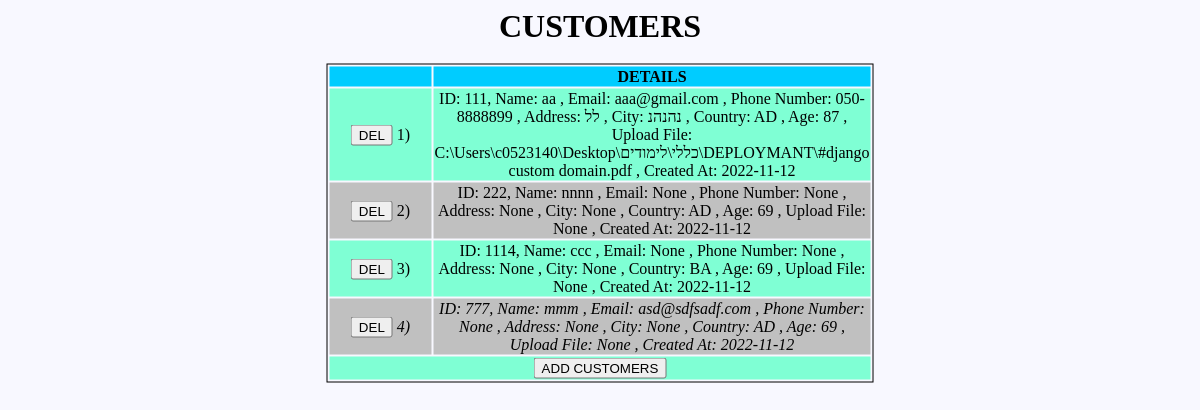
/staff/profile_visitors/, run on the app's committed database.
### accounts/models.py (models this page shows, shortened)
class Visitor(models.Model):
    user = models.OneToOneField(User, on_delete=models.CASCADE, related_name='customer')
    identication = models.CharField(unique=True, max_length=10)
    name = models.CharField(max_length=50)
    slug_name = models.SlugField(blank=True ,  null = True)
    email = models.EmailField(blank=True ,  null = True)
    phone = models.CharField(max_length=11,validators = [RegexValidator(regex = r"^[0][5][0|2|3|4|5|9][-][0-9]{7}$" ,message="Phone number must be entered in the right format: 05X-XXXXXXX .")],blank=True ,  null = True)
    address = models.CharField(max_length=100 , blank=True ,  null = True)
    city = models.CharField(max_length=100 , blank=True ,  null = True)
    country = models.CharField(max_length=10 , blank=True ,  null = True)
    age = models.IntegerField(validators=[MinValueValidator(18), MaxValueValidator(120)] ,blank=True ,  null = True)
    url = models.CharField(max_length = 3000, blank=True ,  null = True)
    creation_date = models.DateField(auto_now_add=True )
    def __str__(self):
        return f"""ID: {self.identication},
        Name: {self.slug_name} ,
        Email: {self.email} ,
        Phone Number: {self.phone} ,
        Address: {self.address} ,
        City: {self.city} ,
        Country: {self.country} ,
        Age: {self.age} ,
        Upload File: {self.url} ,
        Created At: {self.creation_date}"""

### staff/views.py (the view)
# urls.py: path('profile_visitors/', profile_visitors , name = 'profile_visitors'),
def profile_visitors(request):
    context ={}
    persons = Visitor.objects.all()
    header = 'CUSTOMERS'
    context = {'persons':persons , 'header':header}
    if 'del' in request.POST:
        person_id = int(request.POST.get('person'))
        user = User.objects.get(id = person_id)
        user.delete()
    elif 'add' in request.POST:
        return redirect('register')
    return  render(request,'profiles.html',context)

### staff/templates/profiles.html (shortened to what this page needs)
{%load static%}
<html>
    <head>
    </head>
    <body>
        <h1>{{header}}</h1>
        <table>
            <thead>
                <tr>
                    <th></th>
                    <th>DETAILS</th>
                </tr>
            </thead>
            <tbody>
            {%for person in persons%}
                <form method="post">
                    <tr>
                        <td>
                            <input type="submit" value = "DEL" name="del">
                            {{forloop.counter}})
                        </td>
                        <td>{{person}}</td>
                    </tr>
            {%endfor%}
            <tr>
                <td colspan = 3><input type="submit" value = "ADD {{header}}" name="add"></td>
            </tr>
            </tbody>
        </table>
    </body>
</html>

### visitors/static/css/css_profile.css (style rules this page uses)
body { background-color:ghostwhite ; text-align: center; }
table { border: 1px solid black; position: relative; top: 20%; left: 50%; transform: translate(-50%, -50%); }
thead th:first-child { width: 100px; }
thead th:nth-child(2) { width: 200px; }
thead tr { background-color: #00CCFF; }
tbody tr:nth-of-type(even) { background-color: Silver; }
tbody tr:nth-of-type(2n+1) { background-color: aquamarine; }
tbody td:nth-child(-n+3) { text-align: center; }
tbody tr:nth-last-child(-n+2) { font-style: italic; }

### data on the page
Visitor: identication+slug_name+email "ID: 111, Name: aa , Email: aaa@gmail.com , Phone Number: 050-8888899 , Address: לל , City: נהנהנ , Country: AD , Age: 87 , Upload File: C:\\Users\\c0523140\\Desktop\\כללי\\לימודים\\DEPLOYMANT\\#django custom domain.pdf , Created At: 2022-11-12"
Visitor: identication+slug_name+email "ID: 222, Name: nnnn , Email: None , Phone Number: None , Address: None , City: None , Country: AD , Age: 69 , Upload File: None , Created At: 2022-11-12"
Visitor: identication+slug_name+email "ID: 1114, Name: ccc , Email: None , Phone Number: None , Address: None , City: None , Country: BA , Age: 69 , Upload File: None , Created At: 2022-11-12"
Visitor: identication+slug_name+email "ID: 777, Name: mmm , Email: asd@sdfsadf.com , Phone Number: None , Address: None , City: None , Country: AD , Age: 69 , Upload File: None , Created At: 2022-11-12"

### other printed values
{{ header }} "CUSTOMERS"
